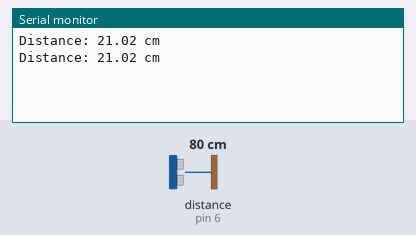
This sketch was run on a simulated Arduino Uno, built with avr-gcc and run on an emulated ATmega328P. Shown: the last lines printed to the serial monitor. Wiring (inferred from the names in the program): ultrasonic range finder: trigger pin 5; echo pin 6. Inputs (shaded band) come from the test bench; at power-on: distance to the obstacle (sensor on pin 6) 80 cm. The echo pulse lasts 58.3 µs per cm.

Above: at 1.8 s.
1.9 s: distance to the obstacle (sensor on pin 6) set to 2 cm
At 2.6 s:
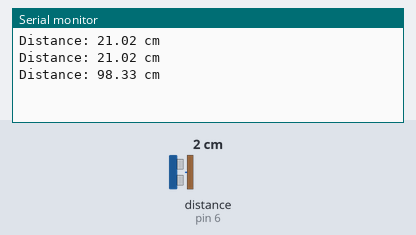
3.4 s: distance to the obstacle (sensor on pin 6) set to 4 cm
At 4.8 s:
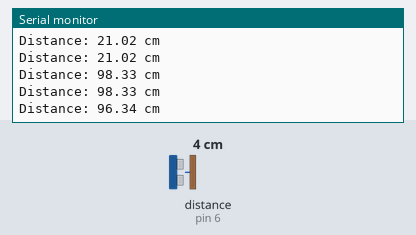
Timing chart, 0 to 6.4 s (numbered marks = the images above; inputs shaded):
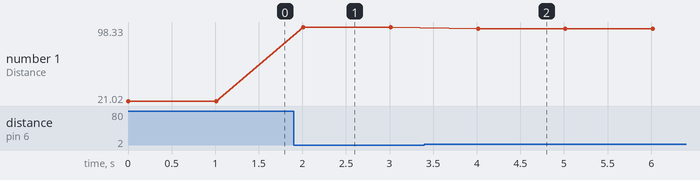

Measured:
- after the input at 1.9 s, the serial monitor: prints a new line after 0.11 s (image 1)
- after the input at 3.4 s, the serial monitor: prints a new line after 0.61 s (image 2)
- plotted number 1: 21.02 → 98.33 after the input at 1.9 s, 98.33 → 96.34 after the input at 3.4 s

The sketch:

CW5__Ultrasonic_Basic_-___________________.ino
```cpp
const int trigPin = 5;
const int echoPin = 6;

// Define sound velocity in cm/uS
#define SOUND_VELOCITY 0.034
#define CM_TO_INCH 0.393701

long duration = 0;
float distanceCm = 0.0;


void setup() {
  Serial.begin(9600);
  pinMode(trigPin, OUTPUT);
  pinMode(echoPin, INPUT);
}

void loop() {
  digitalWrite(trigPin, LOW);
  delayMicroseconds(2);
  digitalWrite(trigPin, HIGH);
  delayMicroseconds(10);
  digitalWrite(trigPin, LOW);

  duration = pulseIn(echoPin, HIGH);

  distanceCm = duration * SOUND_VELOCITY / 2;

  if (distanceCm > 100) {
    distanceCm = 100;
  }


  Serial.print("Distance: ");
  Serial.print(100-distanceCm);
  Serial.println(" cm ");


  delay(1000);
  }
```
